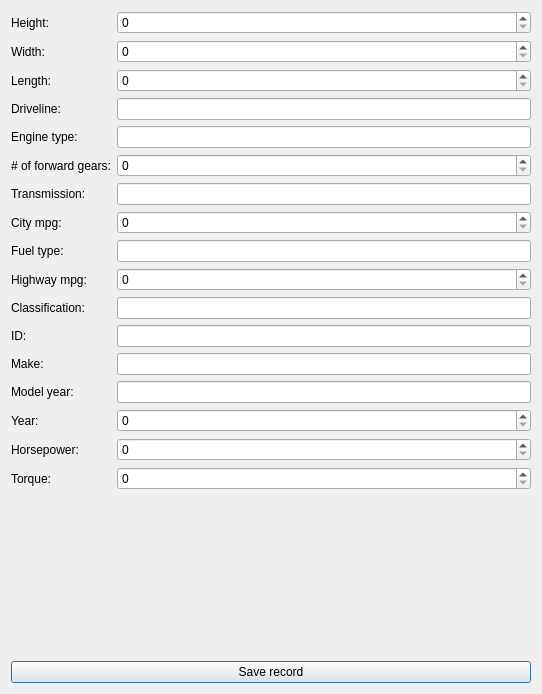
<?xml version="1.0" encoding="UTF-8"?>
<ui version="4.0">
 <class>AddRecordDialog</class>
 <widget class="QDialog" name="AddRecordDialog">
  <property name="geometry">
   <rect>
    <x>0</x>
    <y>0</y>
    <width>542</width>
    <height>694</height>
   </rect>
  </property>
  <property name="windowTitle">
   <string>Dialog</string>
  </property>
  <layout class="QVBoxLayout" name="verticalLayout">
   <item>
    <layout class="QFormLayout" name="formLayout">
     <item row="0" column="0">
      <widget class="QLabel" name="label">
       <property name="text">
        <string>Height:</string>
       </property>
      </widget>
     </item>
     <item row="1" column="0">
      <widget class="QLabel" name="label_2">
       <property name="text">
        <string>Width:</string>
       </property>
      </widget>
     </item>
     <item row="2" column="0">
      <widget class="QLabel" name="label_3">
       <property name="text">
        <string>Length:</string>
       </property>
      </widget>
     </item>
     <item row="3" column="0">
      <widget class="QLabel" name="label_4">
       <property name="text">
        <string>Driveline:</string>
       </property>
      </widget>
     </item>
     <item row="4" column="0">
      <widget class="QLabel" name="label_5">
       <property name="text">
        <string>Engine type:</string>
       </property>
      </widget>
     </item>
     <item row="5" column="0">
      <widget class="QLabel" name="label_6">
       <property name="text">
        <string># of forward gears:</string>
       </property>
      </widget>
     </item>
     <item row="6" column="0">
      <widget class="QLabel" name="label_7">
       <property name="text">
        <string>Transmission:</string>
       </property>
      </widget>
     </item>
     <item row="7" column="0">
      <widget class="QLabel" name="label_8">
       <property name="text">
        <string>City mpg:</string>
       </property>
      </widget>
     </item>
     <item row="8" column="0">
      <widget class="QLabel" name="label_9">
       <property name="text">
        <string>Fuel type:</string>
       </property>
      </widget>
     </item>
     <item row="9" column="0">
      <widget class="QLabel" name="label_10">
       <property name="text">
        <string>Highway mpg:</string>
       </property>
      </widget>
     </item>
     <item row="10" column="0">
      <widget class="QLabel" name="label_11">
       <property name="text">
        <string>Classification:</string>
       </property>
      </widget>
     </item>
     <item row="11" column="0">
      <widget class="QLabel" name="label_12">
       <property name="text">
        <string>ID:</string>
       </property>
      </widget>
     </item>
     <item row="12" column="0">
      <widget class="QLabel" name="label_13">
       <property name="text">
        <string>Make:</string>
       </property>
      </widget>
     </item>
     <item row="13" column="0">
      <widget class="QLabel" name="label_14">
       <property name="text">
        <string>Model year:</string>
       </property>
      </widget>
     </item>
     <item row="14" column="0">
      <widget class="QLabel" name="label_15">
       <property name="text">
        <string>Year:</string>
       </property>
      </widget>
     </item>
     <item row="15" column="0">
      <widget class="QLabel" name="label_16">
       <property name="text">
        <string>Horsepower:</string>
       </property>
      </widget>
     </item>
     <item row="16" column="0">
      <widget class="QLabel" name="label_17">
       <property name="text">
        <string>Torque:</string>
       </property>
      </widget>
     </item>
     <item row="3" column="1">
      <widget class="QLineEdit" name="driveline"/>
     </item>
     <item row="4" column="1">
      <widget class="QLineEdit" name="engineType"/>
     </item>
     <item row="6" column="1">
      <widget class="QLineEdit" name="transmission"/>
     </item>
     <item row="8" column="1">
      <widget class="QLineEdit" name="fuelType"/>
     </item>
     <item row="10" column="1">
      <widget class="QLineEdit" name="classification"/>
     </item>
     <item row="11" column="1">
      <widget class="QLineEdit" name="id"/>
     </item>
     <item row="12" column="1">
      <widget class="QLineEdit" name="make"/>
     </item>
     <item row="13" column="1">
      <widget class="QLineEdit" name="modelYear"/>
     </item>
     <item row="0" column="1">
      <widget class="QSpinBox" name="height"/>
     </item>
     <item row="1" column="1">
      <widget class="QSpinBox" name="width"/>
     </item>
     <item row="2" column="1">
      <widget class="QSpinBox" name="length"/>
     </item>
     <item row="5" column="1">
      <widget class="QSpinBox" name="numberOfForwardGears"/>
     </item>
     <item row="7" column="1">
      <widget class="QSpinBox" name="cityMpg"/>
     </item>
     <item row="9" column="1">
      <widget class="QSpinBox" name="highwayMpg"/>
     </item>
     <item row="14" column="1">
      <widget class="QSpinBox" name="year"/>
     </item>
     <item row="15" column="1">
      <widget class="QSpinBox" name="horsepower"/>
     </item>
     <item row="16" column="1">
      <widget class="QSpinBox" name="torque"/>
     </item>
    </layout>
   </item>
   <item>
    <widget class="QPushButton" name="pushButton">
     <property name="text">
      <string>Save record</string>
     </property>
    </widget>
   </item>
  </layout>
 </widget>
 <resources/>
 <connections/>
</ui>
